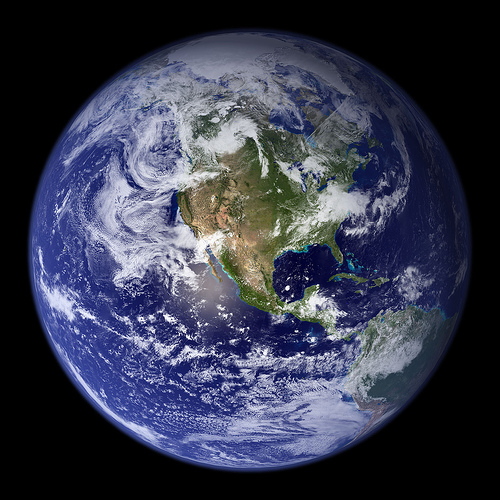
#> input picture p3.png, 500 x 500 px
$ python partie4.py
#> lines starting #> are read from the running program, lines starting #| are printed output that depends on the picture
#> in test_compress, img is the input picture: shape (500, 500, 3) float32; mean R, G, B 0.214, 0.227, 0.299
import random as rand
import numpy as np
import matplotlib.pyplot as plt
import matplotlib as mp
import os
from partie3 import *

def decomp_RBG(A):
    #Function given a matrix in shape of (n,n,3)returns 3 matrixs od its components
    #param:A a (n,n,3) size matrix
    #returns: R,B,G 3(n,n) size matrixs
    n=np.size(A,1)
#> n = 500
    R=np.zeros((n,n))
    B=np.zeros((n,n))
    G=np.zeros((n,n))
    for i in range (0,n):
        for j in range (0,n):
            R[i][j]=A[i][j][0]
            B[i][j]=A[i][j][1]
            G[i][j]=A[i][j][2]
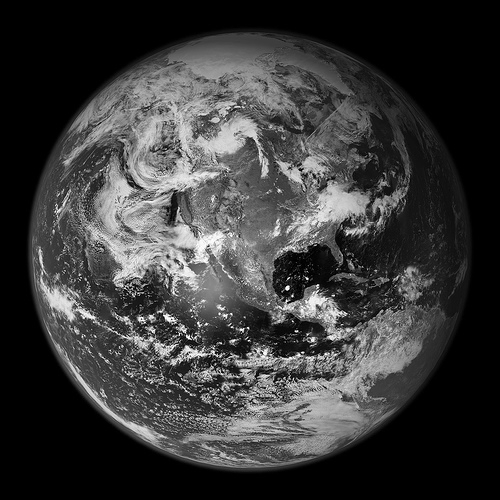
#> B: shape (500, 500) float64; min 0, max 1, mean 0.227
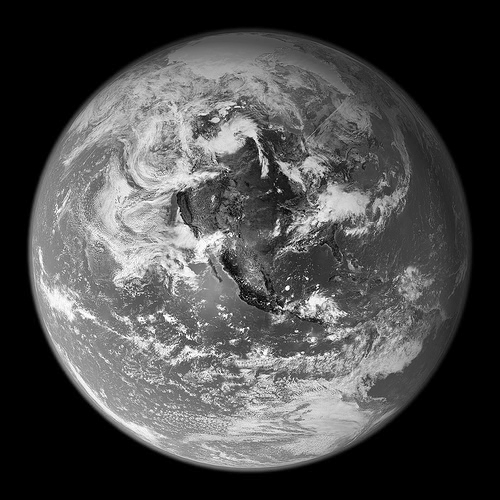
#> G: shape (500, 500) float64; min 0, max 1, mean 0.299
    return R,B,G


def comp_RBG(R,B,G):
    #Function given 3 matrixs  with the size (n,n) returns 1 matrix with the size (n,n,3) that containes the 3 matrixs
    n=np.size(R,1)
    A=np.zeros((n,n,3))
    for i in range (0,n):
        for j in range (0,n):
            #making sure  that the RBG conponents belongs strictly to [0,1]
            if (R[i][j]<1 and R[i][j]>0) :

                A[i][j][0]=R[i][j]
            elif R[i][j]>1 :
                A[i][j][0]=1
            else :
                A[i][j][0]=0
            if (B[i][j]<1 and B[i][j]>0) :
                A[i][j][1]=B[i][j]
            elif B[i][j]>1 :
                A[i][j][1]=1
            else :
                A[i][j][1]=0
            if (G[i][j]<1 and G[i][j]>0):
               A[i][j][2]=G[i][j]
            elif G[i][j]>1 :
                A[i][j][2]=1
            else :
                A[i][j][2]=0

    return A


def compress_k_RBG (A,k):
    #Function that given a matrix with a size of (n,n)  A and an integer k returns a compressed matrix  to the rank k using SVD decomposition
#> called with k = 50
    u,s,v=np.linalg.svd(A)
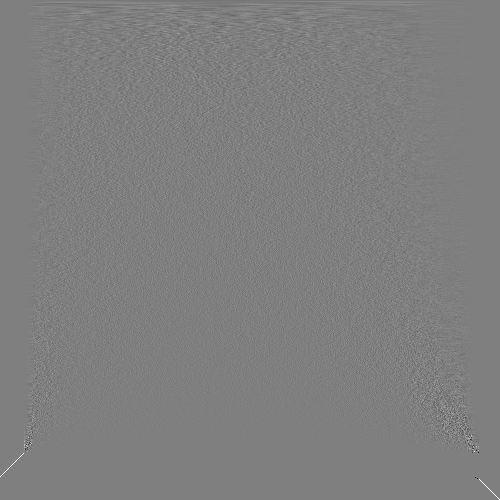
#> v: shape (500, 500) float64; min -1, max 1, mean 0.000128; drawn with min black and max white
#> s = 500 values, max 140.8 at index 0, min 1.3e-14 at index 453, mean 2.03
    n=np.size(A,1)
#> n = 500
    for i in range (k,n):
        s[i]=0
#> after the loop, s = 500 values, max 140.8 at index 0, min 0 at index 50, mean 1.13
    return np.dot(u,np.dot(np.diag(s),v))


def compress_k(A,k):
    #Function that given  a matrix with size of (n,n,3) and an integer K return a compressed matrix to the rank K using svd
    R,B,G=decomp_RBG(A)
    R=compress_k_RBG(R,k)
    B=compress_k_RBG(B,k)
    G=compress_k_RBG(G,k)
#> call 3 of compress_k_RBG, with k = 50
#> in compress_k_RBG (call 3), `u,s,v=np.linalg.svd(A)`: s = 500 values, max 186.9 at index 0, min 1.73e-14 at index 454, mean 1.99
#> after the loop in compress_k_RBG (call 3), `for i in range (k,n):`: s = 500 values, max 186.9 at index 0, min 0 at index 50, mean 1.2
#> in compress_k_RBG (call 3), `return np.dot(u,np.dot(np.diag(s),v))`:
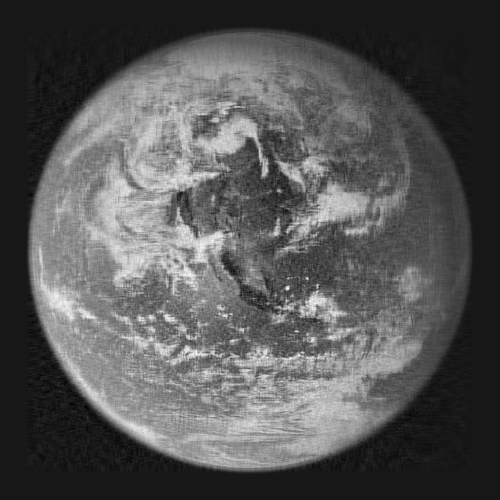
#> returned value: shape (500, 500) float64; min -0.113, max 1.1, mean 0.299; drawn with min black and max white
    return comp_RBG(R,B,G)
#> in comp_RBG, `n=np.size(R,1)`: n = 500
#> after the loop in comp_RBG, `for i in range (0,n):`:
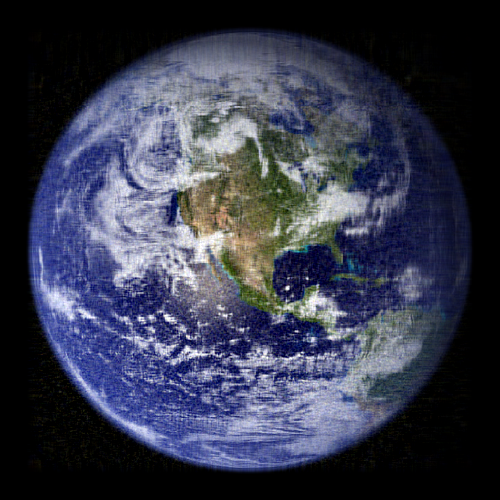
#> A: shape (500, 500, 3) float64; mean of channels 0, 1, 2 0.215, 0.228, 0.3; drawn as R, G, B


def test_compress(fic) :
    #Test that given a png file show this file compressed to the rank 10 , 50
    img = mp.image.imread(fic)
    plt.subplot(131)
    plt.imshow(img)
    t=plt.title("image original")
    t.set_fontsize(8)
    plt.subplot(132)
    img2=compress_k(img,50)
    plt.imshow(img2)
    t=plt.title(" rang 50")
    t.set_fontsize(8)
    plt.subplot(133)
    img2=compress_k(img,10)
#> call 4 of compress_k_RBG, with k = 10
#> in compress_k_RBG (call 4), `u,s,v=np.linalg.svd(A)`: s = 500 values, max 140.8 at index 0, min 1.3e-14 at index 453, mean 2.03
#> after the loop in compress_k_RBG (call 4), `for i in range (k,n):`: s = 500 values, max 140.8 at index 0, min 0 at index 10, mean 0.635
#> in compress_k_RBG (call 4), `return np.dot(u,np.dot(np.diag(s),v))`:
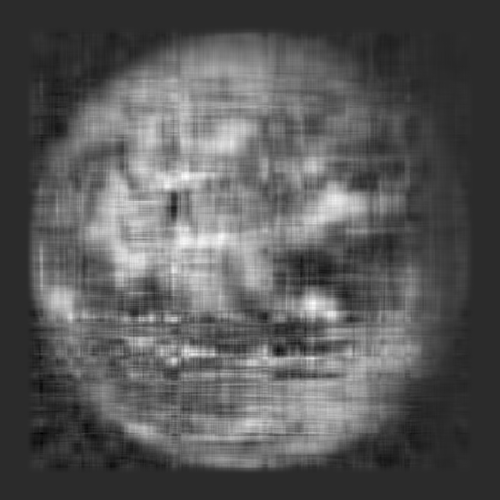
#> returned value: shape (500, 500) float64; min -0.207, max 1, mean 0.214; drawn with min black and max white
#> after the loop in comp_RBG (call 2), `for i in range (0,n):`:
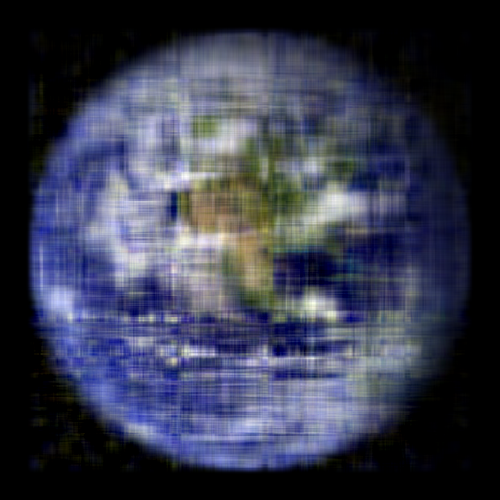
#> A: shape (500, 500, 3) float64; mean of channels 0, 1, 2 0.216, 0.229, 0.301; drawn as R, G, B
    plt.imshow(img2)
    t=plt.title(" rang 10")
    t.set_fontsize(8)
    plt.show()
#test_compress("pp3.png")
test_compress("p3.png")
# [53 lines left out: functions error, relative_error, plot_error, image_storage, plot_storage, not called in this run]
#plot_storage("p3.png")

$ run again, with pp3.png copied over p3.png
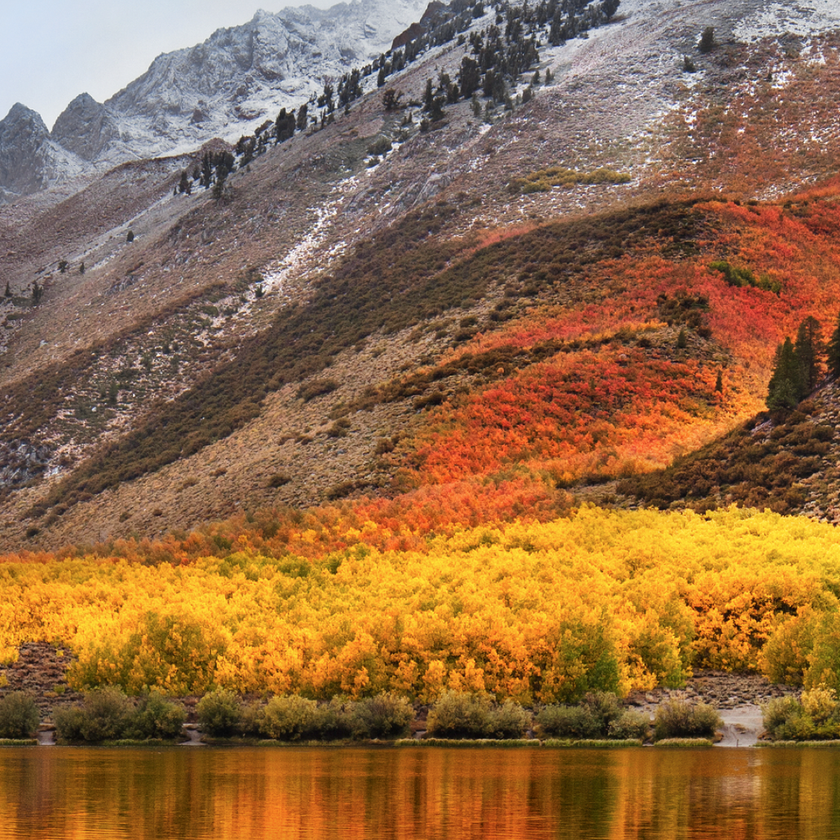
#> input picture pp3.png, 840 x 840 px, shrunk from 1200 x 1200 before the run
#> in test_compress, img is the input picture: shape (840, 840, 4) float32; mean R, G, B, A 0.569, 0.418, 0.274, 1
#> in decomp_RBG, `n=np.size(A,1)`: n = 840
#> in compress_k_RBG, `u,s,v=np.linalg.svd(A)`: s = 840 values, max 492 at index 0, min 4.81e-05 at index 839, mean 2.84
#> in compress_k_RBG, `n=np.size(A,1)`: n = 840
#> after the loop in compress_k_RBG, `for i in range (k,n):`: s = 840 values, max 492 at index 0, min 0 at index 50, mean 1.48
#> in comp_RBG, `n=np.size(R,1)`: n = 840
#> in compress_k_RBG (call 5), `u,s,v=np.linalg.svd(A)`: s = 840 values, max 365 at index 0, min 0.000152 at index 839, mean 2.34
#> after the loop in compress_k_RBG (call 5), `for i in range (k,n):`: s = 840 values, max 365 at index 0, min 0 at index 10, mean 0.704
#> in compress_k_RBG (call 5), `return np.dot(u,np.dot(np.diag(s),v))`:
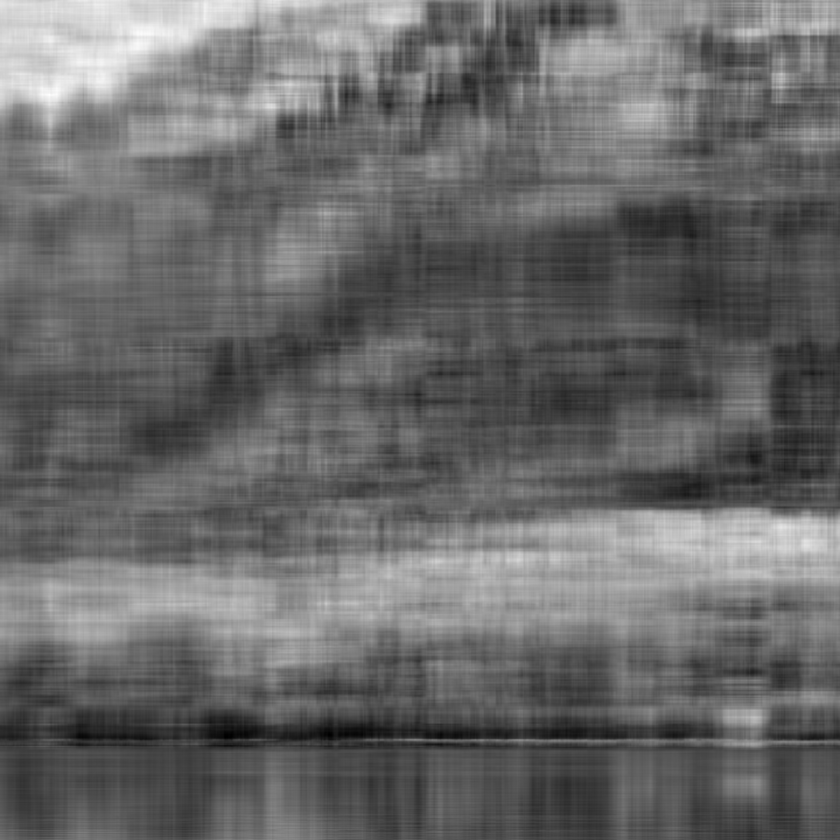
#> returned value: shape (840, 840) float64; min -0.0106, max 1.03, mean 0.417; drawn with min black and max white
#> after the loop in comp_RBG (call 2), `for i in range (0,n):`:
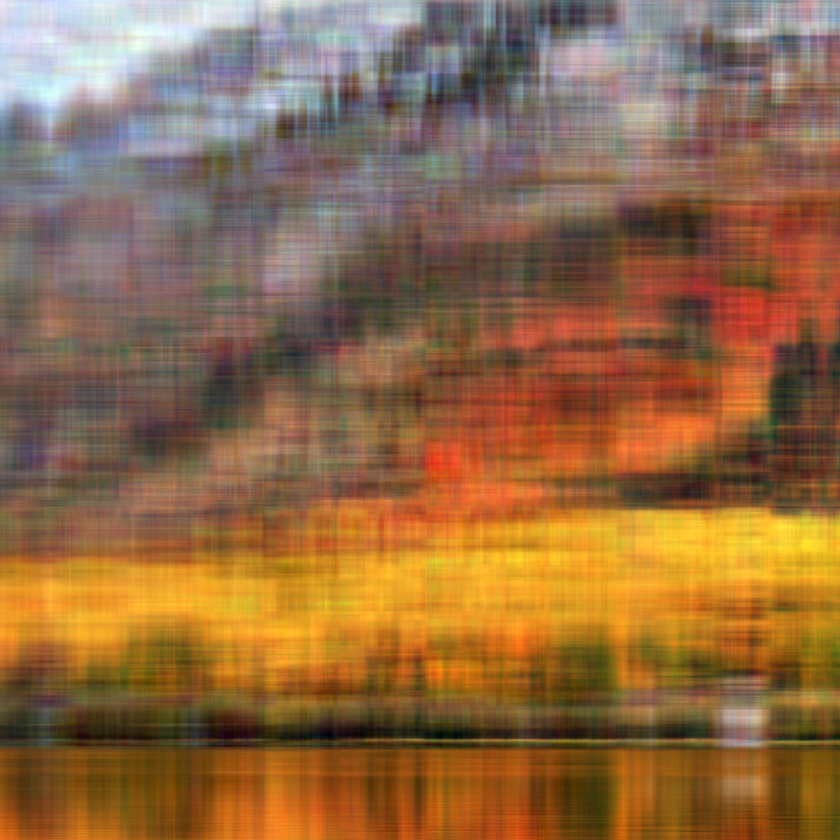
#> A: shape (840, 840, 3) float64; mean of channels 0, 1, 2 0.569, 0.417, 0.273; drawn as R, G, B
